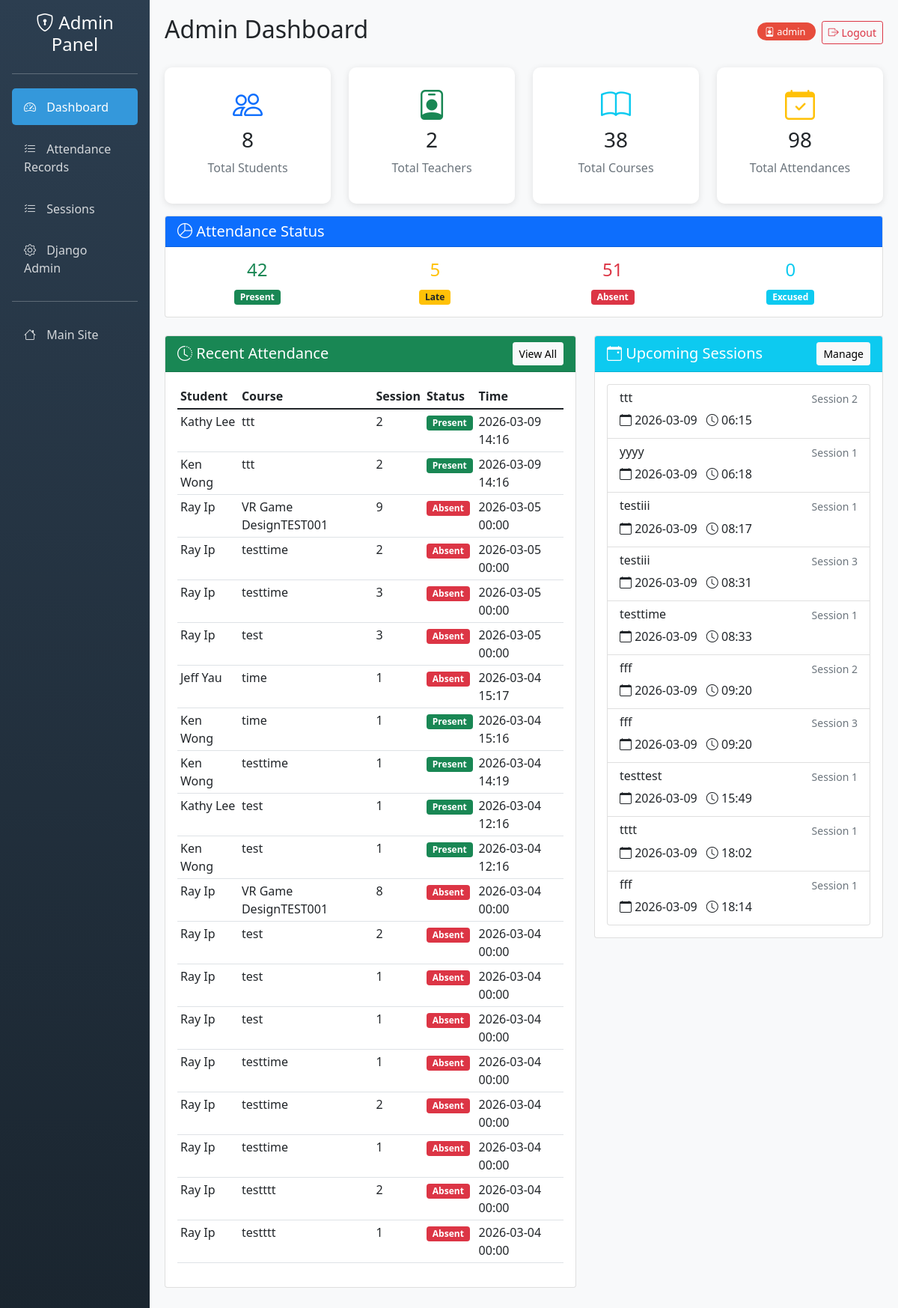
Page /manage/ (signed in) on the committed database.
### student_attendance/models.py (models this page shows, shortened)
class AttendanceLog(models.Model):
    student = models.ForeignKey(Student, on_delete=models.CASCADE, related_name='attendance_logs')
    session = models.ForeignKey(CourseSession, on_delete=models.CASCADE, related_name='attendance_logs')
    attendance_code = models.ForeignKey(AttendanceCode, on_delete=models.SET_NULL, null=True, blank=True)
    PRESENT = 'PRESENT'
    ABSENT = 'ABSENT'
    LATE = 'LATE'
    EXCUSED = 'EXCUSED'
    STATUS_CHOICES = [
        (PRESENT, 'Present'),
        (ABSENT, 'Absent'),
        (LATE, 'Late'),
        (EXCUSED, 'Excused'),
    ]
    status = models.CharField(max_length=10, choices=STATUS_CHOICES, default=PRESENT, db_index=True)
    check_in_time = models.DateTimeField(default=timezone.now, db_index=True)
    ip_address = models.GenericIPAddressField(null=True, blank=True)
    device_info = models.CharField(max_length=200, blank=True)
    notes = models.TextField(blank=True)
    created_at = models.DateTimeField(auto_now_add=True)
    updated_at = models.DateTimeField(auto_now=True)
    class Meta:
        db_table = 'attendance_log'
        verbose_name_plural = 'Attendance Logs'
        ordering = ['-check_in_time']
        unique_together = ['student', 'session']
        indexes = [
            models.Index(fields=['student', 'session']),
            models.Index(fields=['status', 'check_in_time']),
            models.Index(fields=['session', 'status']),
        ]

class Student(models.Model):
    user = models.OneToOneField(User, on_delete=models.CASCADE, null=True, blank=True, related_name='student_profile')
    first_name = models.CharField(max_length=100)
    last_name = models.CharField(max_length=100)
    student_id = models.CharField(max_length=20, unique=True, editable=False)
    email = models.EmailField(unique=True)
    created_at = models.DateTimeField(auto_now_add=True)
    updated_at = models.DateTimeField(auto_now=True)
    class Meta:
        db_table = 'student'
        verbose_name_plural = 'Students'
        ordering = ['-created_at']

class CourseSession(models.Model):
    course = models.ForeignKey(Course, on_delete=models.CASCADE, related_name='sessions')
    session_number = models.IntegerField(help_text="Session number (e.g., 1, 2, 3...)")
    session_code = models.CharField(max_length=50, unique=True, editable=False)
    session_date = models.DateField(default=timezone.now)
    start_time = models.TimeField(null=True, blank=True)
    end_time = models.TimeField(null=True, blank=True)
    topic = models.CharField(max_length=200, blank=True)
    is_active = models.BooleanField(default=True)
    created_at = models.DateTimeField(auto_now_add=True)
    updated_at = models.DateTimeField(auto_now=True)
    class Meta:
        db_table = 'course_session'
        verbose_name_plural = 'Course Sessions'
        ordering = ['course', 'session_number']
        unique_together = ['course', 'session_number']
        indexes = [
            models.Index(fields=['course', 'session_number']),
            models.Index(fields=['session_code']),
            models.Index(fields=['session_date']),
        ]

class Course(models.Model):
    course_id = models.CharField(max_length=20, primary_key=True)
    course_name = models.CharField(max_length=100)
    course_description = models.TextField()
    teacher = models.ForeignKey(Teacher, on_delete=models.CASCADE, related_name='courses', null=True, blank=True)
    total_sessions = models.IntegerField(default=0, help_text="Total number of sessions for this course")
    enrolled_students = models.ManyToManyField(
        'Student',
        related_name='enrolled_courses',
        blank=True,
        help_text="Students enrolled in this course"
    )
    created_at = models.DateTimeField(auto_now_add=True)
    updated_at = models.DateTimeField(auto_now=True)
    def enrolled_count(self):
        """Return the number of enrolled students"""
        return self.enrolled_students.count()
    enrolled_count.short_description = 'Enrolled Students'
    class Meta:
        db_table = 'course'
        verbose_name_plural = 'Courses'
        ordering = ['-created_at']
        indexes = [
            models.Index(fields=['course_id']),
            models.Index(fields=['course_name']),
        ]

### attendance_manage/views.py (the view)
# urls.py: path('', views.dashboard, name='dashboard'),
@admin_required
def dashboard(request):
    total_students = Student.objects.count()
    total_teachers = Teacher.objects.count()
    total_courses = Course.objects.count()
    total_sessions = CourseSession.objects.count()
    total_attendance = AttendanceLog.objects.count()
    recent_attendance = AttendanceLog.objects.select_related(
        'student', 'session__course'
    ).order_by('-check_in_time')[:20]
    upcoming_sessions = CourseSession.objects.filter(
        session_date__gte=timezone.now().date()
    ).select_related('course').order_by('session_date', 'start_time')[:10]
    status_stats = {
        'PRESENT': AttendanceLog.objects.filter(status='PRESENT').count(),
        'LATE': AttendanceLog.objects.filter(status='LATE').count(),
        'ABSENT': AttendanceLog.objects.filter(status='ABSENT').count(),
        'EXCUSED': AttendanceLog.objects.filter(status='EXCUSED').count(),
    }
    context = {
        'total_students': total_students,
        'total_teachers': total_teachers,
        'total_courses': total_courses,
        'total_sessions': total_sessions,
        'total_attendance': total_attendance,
        'recent_attendance': recent_attendance,
        'upcoming_sessions': upcoming_sessions,
        'status_stats': status_stats,
    }
    return render(request, 'attendance_manage/dashboard.html', context)

### attendance_manage/views.py (called while the page is built)
def admin_required(view_func):
    decorated_view_func = user_passes_test(
        lambda user: user.is_active and user.is_staff,
        login_url='admin:login'
    )(view_func)
    return decorated_view_func

### attendance_manage/templates/attendance_manage/dashboard.html (shortened to what this page needs)
{% extends 'attendance_manage/base.html' %}
{% load tz %}
{% block page_title %}Admin Dashboard{% endblock %}
{% block content %}
<div class="row">
    <div class="col-md-3 mb-3">
        <div class="stat-card text-center">
            <i class="bi bi-people fs-1 text-primary"></i>
            <h3>{{ total_students }}</h3>
            <p class="text-muted">Total Students</p>
        </div>
    </div>
    <div class="col-md-3 mb-3">
        <div class="stat-card text-center">
            <i class="bi bi-person-badge fs-1 text-success"></i>
            <h3>{{ total_teachers }}</h3>
            <p class="text-muted">Total Teachers</p>
        </div>
    </div>
    <div class="col-md-3 mb-3">
        <div class="stat-card text-center">
            <i class="bi bi-book fs-1 text-info"></i>
            <h3>{{ total_courses }}</h3>
            <p class="text-muted">Total Courses</p>
        </div>
    </div>
    <div class="col-md-3 mb-3">
        <div class="stat-card text-center">
            <i class="bi bi-calendar-check fs-1 text-warning"></i>
            <h3>{{ total_attendance }}</h3>
            <p class="text-muted">Total Attendances</p>
        </div>
    </div>
</div>
<div class="row mb-4">
    <div class="col-md-12">
        <div class="card">
            <div class="card-header bg-primary text-white">
                <h5 class="mb-0"><i class="bi bi-pie-chart"></i> Attendance Status</h5>
            </div>
            <div class="card-body">
                <div class="row">
                    <div class="col-md-3">
                        <div class="text-center">
                            <h4 class="text-success">{{ status_stats.PRESENT }}</h4>
                            <span class="badge bg-success">Present</span>
                        </div>
                    </div>
                    <div class="col-md-3">
                        <div class="text-center">
                            <h4 class="text-warning">{{ status_stats.LATE }}</h4>
                            <span class="badge bg-warning text-dark">Late</span>
                        </div>
                    </div>
                    <div class="col-md-3">
                        <div class="text-center">
                            <h4 class="text-danger">{{ status_stats.ABSENT }}</h4>
                            <span class="badge bg-danger">Absent</span>
                        </div>
                    </div>
                    <div class="col-md-3">
                        <div class="text-center">
                            <h4 class="text-info">{{ status_stats.EXCUSED }}</h4>
                            <span class="badge bg-info">Excused</span>
                        </div>
                    </div>
                </div>
            </div>
        </div>
    </div>
</div>
<div class="row">
    <div class="col-md-7 mb-4">
        <div class="card">
            <div class="card-header bg-success text-white d-flex justify-content-between align-items-center">
                <h5 class="mb-0"><i class="bi bi-clock-history"></i> Recent Attendance</h5>
                <a href="{% url 'attendance_manage:attendance_list' %}" class="btn btn-sm btn-light">View All</a>
            </div>
            <div class="card-body">
                <div class="table-responsive">
                    <table class="table table-sm">
                        <thead>
                            <tr>
                                <th>Student</th>
                                <th>Course</th>
                                <th>Session</th>
                                <th>Status</th>
                                <th>Time</th>
                            </tr>
                        </thead>
                        <tbody>
                            {% for attendance in recent_attendance %}
                            <tr>
                                <td>{{ attendance.student.first_name }} {{ attendance.student.last_name }}</td>
                                <td>{{ attendance.session.course.course_name }}</td>
                                <td>{{ attendance.session.session_number }}</td>
                                <td>
                                    <span class="badge
                                        {% if attendance.status == 'PRESENT' %}bg-success
                                        {% elif attendance.status == 'LATE' %}bg-warning text-dark
                                        {% elif attendance.status == 'ABSENT' %}bg-danger
                                        {% else %}bg-info{% endif %}">
                                        {{ attendance.get_status_display }}
                                    </span>
                                </td>
                                <td>{{ attendance.check_in_time|localtime|date:"Y-m-d H:i" }}</td>
                            </tr>
                            {% empty %}
                            <tr>
                                <td colspan="5" class="text-center">No recent attendance</td>
                            </tr>
                            {% endfor %}
                        </tbody>
                    </table>
                </div>
            </div>
        </div>
    </div>
    <div class="col-md-5 mb-4">
        <div class="card">
            <div class="card-header bg-info text-white d-flex justify-content-between align-items-center">
                <h5 class="mb-0"><i class="bi bi-calendar-event"></i> Upcoming Sessions</h5>
                <a href="{% url 'attendance_manage:session_list' %}" class="btn btn-sm btn-light">Manage</a>
            </div>
            <div class="card-body">
                <div class="list-group">
                    {% for session in upcoming_sessions %}
                    <div class="list-group-item">
                        <div class="d-flex justify-content-between">
                            <h6>{{ session.course.course_name }}</h6>
                            <small class="text-muted">Session {{ session.session_number }}</small>
                        </div>
                        <p class="mb-1">
                            <i class="bi bi-calendar"></i> {{ session.session_date|date:"Y-m-d" }}
                            {% if session.start_time %}
                                <i class="bi bi-clock ms-2"></i> {{ session.start_time|time:"H:i" }}
                            {% endif %}
                        </p>
                    </div>
                    {% empty %}
                    <p class="text-muted text-center">No upcoming sessions</p>
                    {% endfor %}
                </div>
            </div>
        </div>
    </div>
</div>
{% endblock %}

### attendance_manage/templates/attendance_manage/base.html (shortened to what this page needs)
<!DOCTYPE html>
<html lang="en">
<head>
    <link href="https://cdn.jsdelivr.net/npm/bootstrap@5.1.3/dist/css/bootstrap.min.css" rel="stylesheet">
    <link rel="stylesheet" href="https://cdn.jsdelivr.net/npm/bootstrap-icons@1.8.1/font/bootstrap-icons.css">
</head>
<body>
    <div class="container-fluid">
        <div class="row">
            <div class="col-md-2 p-0 sidebar">
                <div class="p-3">
                    <h4 class="text-white text-center mb-4">
                        <i class="bi bi-shield-lock"></i> Admin Panel
                    </h4>
                    <hr class="bg-white">
                    <nav class="nav flex-column">
                        <a class="nav-link {% if request.resolver_match.url_name == 'dashboard' %}active{% endif %}"
                           href="{% url 'attendance_manage:dashboard' %}">
                            <i class="bi bi-speedometer2"></i> Dashboard
                        </a>
                        <a class="nav-link {% if request.resolver_match.url_name == 'attendance_list' %}active{% endif %}"
                           href="{% url 'attendance_manage:attendance_list' %}">
                            <i class="bi bi-list-check"></i> Attendance Records
                        </a>
                        <a class="nav-link {% if request.resolver_match.url_name == 'session_list' %}active{% endif %}"
                           href="{% url 'attendance_manage:session_list' %}">
                            <i class="bi bi-list-check"></i> Sessions
                        </a>
                        <a class="nav-link" href="{% url 'admin:index' %}" target="_blank">
                            <i class="bi bi-gear"></i> Django Admin
                        </a>
                        <hr class="bg-white">
                        <a class="nav-link" href="{% url 'student_attendance:home' %}">
                            <i class="bi bi-house"></i> Main Site
                        </a>
                    </nav>
                </div>
            </div>
            <div class="col-md-10 main-content">
                <div class="d-flex justify-content-between align-items-center mb-4">
                    <h2>{% block page_title %}Dashboard{% endblock %}</h2>
                    <div>
                        <span class="admin-badge me-2">
                            <i class="bi bi-person-badge"></i> {{ request.user.username }}
                        </span>
                        <a href="{% url 'student_attendance:logout' %}" class="btn btn-outline-danger btn-sm">
                            <i class="bi bi-box-arrow-right"></i> Logout
                        </a>
                    </div>
                </div>
                {% block content %}{% endblock %}
            </div>
        </div>
    </div>
</body>
</html>

### attendance_manage/templates/attendance_manage/base.html (style rules this page uses)
.sidebar { min-height: 100vh; background: linear-gradient(180deg, #2c3e50 0%, #1a252f 100%); }
.sidebar .nav-link { color: rgba(255,255,255,.8); padding: 0.8rem 1rem; margin: 0.2rem 0; border-radius: 5px; }
.sidebar .nav-link.active { background: #3498db; color: white; }
.sidebar .nav-link i { margin-right: 10px; width: 20px; }
.main-content { padding: 20px; background-color: #f8f9fa; min-height: 100vh; }
.stat-card { background: white; border-radius: 10px; padding: 20px; box-shadow: 0 2px 10px rgba(0,0,0,0.1); transition: transform 0.3s; }
.admin-badge { background: #e74c3c; color: white; padding: 3px 10px; border-radius: 20px; font-size: 0.8em; }

### rows in the picture
AttendanceLog: student.first_name "Kathy", student.last_name "Lee", session.course.course_name "ttt", session.session_number "2", status "Present", check_in_time "2026-03-09 14:16"
AttendanceLog: student.first_name "Ken", student.last_name "Wong", session.course.course_name "ttt", session.session_number "2", status "Present", check_in_time "2026-03-09 14:16"
AttendanceLog: student.first_name "Ray", student.last_name "Ip", session.course.course_name "VR Game DesignTEST001", session.session_number "9", status "Absent", check_in_time "2026-03-05 00:00"
AttendanceLog: student.first_name "Ray", student.last_name "Ip", session.course.course_name "testtime", session.session_number "2", status "Absent", check_in_time "2026-03-05 00:00"
AttendanceLog: student.first_name "Ray", student.last_name "Ip", session.course.course_name "testtime", session.session_number "3", status "Absent", check_in_time "2026-03-05 00:00"
AttendanceLog: student.first_name "Ray", student.last_name "Ip", session.course.course_name "test", session.session_number "3", status "Absent", check_in_time "2026-03-05 00:00"
AttendanceLog: student.first_name "Jeff", student.last_name "Yau", session.course.course_name "time", session.session_number "1", status "Absent", check_in_time "2026-03-04 15:17"
AttendanceLog: student.first_name "Ken", student.last_name "Wong", session.course.course_name "time", session.session_number "1", status "Present", check_in_time "2026-03-04 15:16"
AttendanceLog: student.first_name "Ken", student.last_name "Wong", session.course.course_name "testtime", session.session_number "1", status "Present", check_in_time "2026-03-04 14:19"
AttendanceLog: student.first_name "Kathy", student.last_name "Lee", session.course.course_name "test", session.session_number "1", status "Present", check_in_time "2026-03-04 12:16"
AttendanceLog: student.first_name "Ken", student.last_name "Wong", session.course.course_name "test", session.session_number "1", status "Present", check_in_time "2026-03-04 12:16"
AttendanceLog: student.first_name "Ray", student.last_name "Ip", session.course.course_name "VR Game DesignTEST001", session.session_number "8", status "Absent", check_in_time "2026-03-04 00:00"
AttendanceLog: student.first_name "Ray", student.last_name "Ip", session.course.course_name "test", session.session_number "2", status "Absent", check_in_time "2026-03-04 00:00"
AttendanceLog: student.first_name "Ray", student.last_name "Ip", session.course.course_name "test", session.session_number "1", status "Absent", check_in_time "2026-03-04 00:00"
AttendanceLog: student.first_name "Ray", student.last_name "Ip", session.course.course_name "test", session.session_number "1", status "Absent", check_in_time "2026-03-04 00:00"
AttendanceLog: student.first_name "Ray", student.last_name "Ip", session.course.course_name "testtime", session.session_number "1", status "Absent", check_in_time "2026-03-04 00:00"
AttendanceLog: student.first_name "Ray", student.last_name "Ip", session.course.course_name "testtime", session.session_number "2", status "Absent", check_in_time "2026-03-04 00:00"
AttendanceLog: student.first_name "Ray", student.last_name "Ip", session.course.course_name "testtime", session.session_number "1", status "Absent", check_in_time "2026-03-04 00:00"
AttendanceLog: student.first_name "Ray", student.last_name "Ip", session.course.course_name "testttt", session.session_number "2", status "Absent", check_in_time "2026-03-04 00:00"
AttendanceLog: student.first_name "Ray", student.last_name "Ip", session.course.course_name "testttt", session.session_number "1", status "Absent", check_in_time "2026-03-04 00:00"
CourseSession: course.course_name "ttt", session_number "2", session_date "2026-03-09", start_time "06:15"
CourseSession: course.course_name "yyyy", session_number "1", session_date "2026-03-09", start_time "06:18"
CourseSession: course.course_name "testiii", session_number "1", session_date "2026-03-09", start_time "08:17"
CourseSession: course.course_name "testiii", session_number "3", session_date "2026-03-09", start_time "08:31"
CourseSession: course.course_name "testtime", session_number "1", session_date "2026-03-09", start_time "08:33"
CourseSession: course.course_name "fff", session_number "2", session_date "2026-03-09", start_time "09:20"
CourseSession: course.course_name "fff", session_number "3", session_date "2026-03-09", start_time "09:20"
CourseSession: course.course_name "testtest", session_number "1", session_date "2026-03-09", start_time "15:49"
CourseSession: course.course_name "tttt", session_number "1", session_date "2026-03-09", start_time "18:02"
CourseSession: course.course_name "fff", session_number "1", session_date "2026-03-09", start_time "18:14"

### other values in the picture
{{ request.user.username }} "admin"
{{ total_students }} "8"
{{ total_teachers }} "2"
{{ total_courses }} "38"
{{ total_attendance }} "98"
{{ status_stats.PRESENT }} "42"
{{ status_stats.LATE }} "5"
{{ status_stats.ABSENT }} "51"
{{ status_stats.EXCUSED }} "0"
